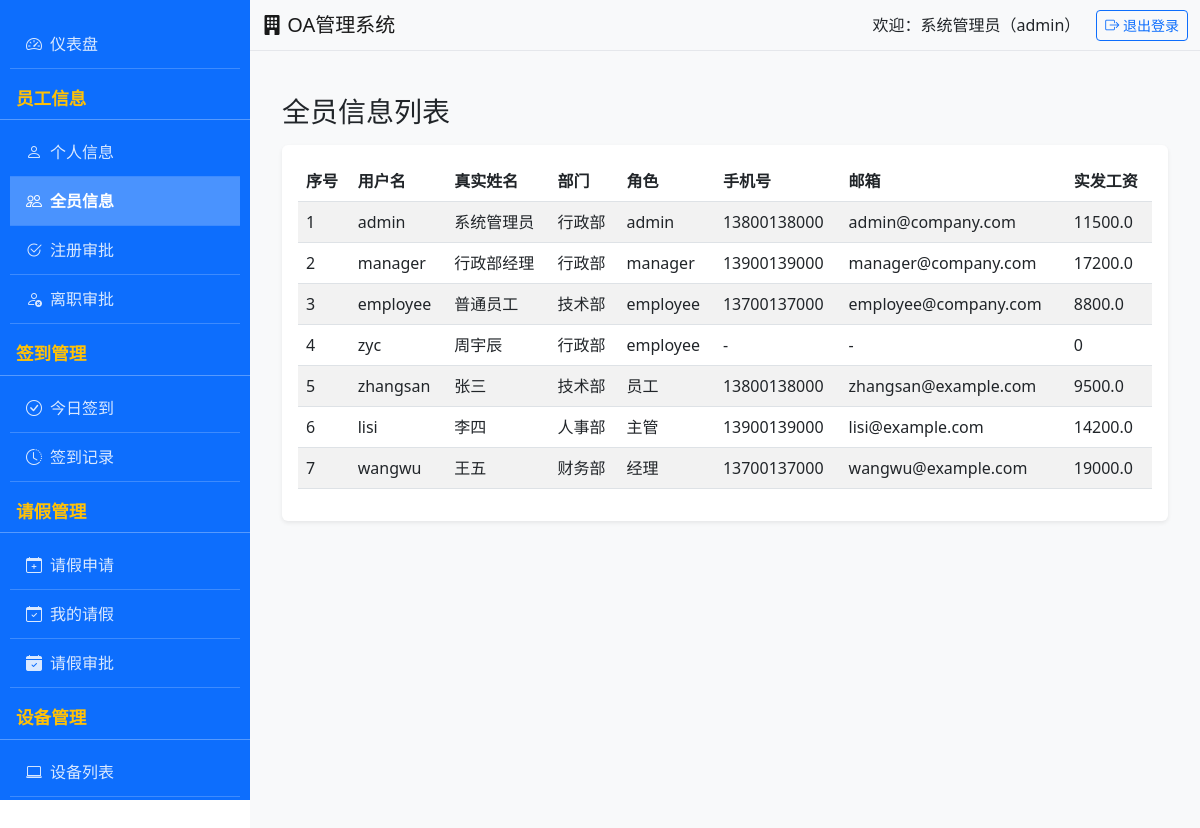
Screenshot of /employee/all (signed in) with the database file from the repository.
### app.py (models this page shows)
class User(db.Model):
    __tablename__ = 'user'
    id = db.Column(db.Integer, primary_key=True)
    username = db.Column(db.String(50), unique=True, nullable=False)
    password = db.Column(db.String(50), nullable=False)
    role = db.Column(db.String(20), nullable=False)  # admin/manager/employee
    department = db.Column(db.String(50), nullable=False)
    real_name = db.Column(db.String(50), nullable=False)
    status = db.Column(db.String(20), default='正在审批')
    resignation_reason = db.Column(db.String(200))  # 离职原因
    resignation_status = db.Column(db.String(20), default='未申请')  # 未申请/待审批/已批准/已拒绝
    expected_resign_date = db.Column(db.Date)  # 预计离职日期
    approval_comment = db.Column(db.String(500))  # 审批意见
    employee_info = db.relationship('EmployeeInfo', backref='user', uselist=False, cascade="all, delete-orphan")
    checkins = db.relationship('CheckIn', backref='user', lazy='dynamic', cascade="all, delete-orphan")
    leaves_as_applicant = db.relationship(
        'Leave',
        backref='applicant',
        lazy='dynamic',
        foreign_keys='Leave.user_id',
        cascade="all, delete-orphan"
    )
    leaves_as_approver = db.relationship(
        'Leave',
        backref='approver',
        lazy='dynamic',
        foreign_keys='Leave.approver_id'
    )
    equipments_borrowed = db.relationship('Equipment', backref='borrower', lazy='dynamic')
    meeting_applies_as_applicant = db.relationship(
        'MeetingApply',
        backref='meeting_applicant',
        lazy='dynamic',
        foreign_keys='MeetingApply.user_id',
        cascade="all, delete-orphan",
        overlaps="applicant,my_meeting_applies"  # 修正重叠参数
    )
    meeting_applies_as_approver = db.relationship(
        'MeetingApply',
        backref='meeting_approver',
        lazy='dynamic',
        foreign_keys='MeetingApply.approver_id',
        overlaps="approver,approved_meetings"  # 修正重叠参数
    )

class EmployeeInfo(db.Model):
    __tablename__ = 'employee_info'
    id = db.Column(db.Integer, primary_key=True)
    user_id = db.Column(db.Integer, db.ForeignKey('user.id', ondelete='CASCADE'), nullable=False, unique=True)
    age = db.Column(db.Integer)
    gender = db.Column(db.String(10))
    phone = db.Column(db.String(20))
    email = db.Column(db.String(50))
    address = db.Column(db.String(200))
    salary_base = db.Column(db.Float, default=0.0)
    salary_bonus = db.Column(db.Float, default=0.0)
    salary_deduction = db.Column(db.Float, default=0.0)
    salary_total = db.Column(db.Float, default=0.0)

### app.py (the view)
@app.route('/employee/all')
@manager_required
def all_employee_info():
    users = User.query.filter_by(status='在职').all()
    return render_template('employee/all_info.html', users=users)

### app.py (called while the page is built)
def login_required(f):
    @wraps(f)
    def decorated_function(*args, **kwargs):
        if 'user_id' not in session:
            flash('请先登录！', 'warning')
            return redirect(url_for('login'))
        return f(*args, **kwargs)
    return decorated_function

def manager_required(f):
    @wraps(f)
    @login_required
    def decorated_function(*args, **kwargs):
        if session.get('role') not in ['admin', 'manager']:
            flash('无审批权限！', 'danger')
            return redirect(url_for('dashboard'))
        return f(*args, **kwargs)
    return decorated_function

### templates/employee/all_info.html (shortened to what this page needs)
{% extends 'base.html' %}
{% block content %}
<div class="container mt-4">
    <h3>全员信息列表</h3>
    <div class="card mt-3">
        <div class="card-body">
            <div class="table-responsive">
                <table class="table table-striped table-hover">
                    <thead>
                        <tr>
                            <th>序号</th>
                            <th>用户名</th>
                            <th>真实姓名</th>
                            <th>部门</th>
                            <th>角色</th>
                            <th>手机号</th>
                            <th>邮箱</th>
                            <th>实发工资</th>
                        </tr>
                    </thead>
                    <tbody>
                        {% for user in users %}
                        <tr>
                            <td>{{ loop.index }}</td>
                            <td>{{ user.username }}</td>
                            <td>{{ user.real_name }}</td>
                            <td>{{ user.department }}</td>
                            <td>{{ user.role }}</td>
                            <td>{{ user.employee_info.phone or '-' }}</td>
                            <td>{{ user.employee_info.email or '-' }}</td>
                            <td>{{ user.employee_info.salary_total or 0 }}</td>
                        </tr>
                        {% else %}
                        <tr>
                            <td colspan="8" class="text-center text-muted">暂无员工信息</td>
                        </tr>
                        {% endfor %}
                    </tbody>
                </table>
            </div>
        </div>
    </div>
</div>
{% endblock %}

### templates/base.html (shortened to what this page needs)
<!DOCTYPE html>
<html lang="zh-CN">
<head>
    <link href="https://cdn.staticfile.org/twitter-bootstrap/5.2.3/css/bootstrap.min.css" rel="stylesheet">
    <link href="https://cdn.staticfile.org/bootstrap-icons/1.10.5/font/bootstrap-icons.css" rel="stylesheet">
</head>
<body>
    <nav class="navbar navbar-light bg-light navbar-top py-2">
        <div class="container-fluid">
            <span class="navbar-brand mb-0 h1">
                <i class="bi bi-building-fill"></i> OA管理系统
            </span>
            {% if session.user_id %}
            <div class="d-flex align-items-center">
                <span class="me-3">欢迎：{{ session.real_name }}（{{ session.role }}）</span>
                <a href="{{ url_for('logout') }}" class="btn btn-outline-primary btn-sm">
                    <i class="bi bi-box-arrow-right"></i> 退出登录
                </a>
            </div>
            {% endif %}
        </div>
    </nav>
    <div class="sidebar">
        <div class="sidebar-content">
            <ul class="nav flex-column">
                {% if session.user_id %}
                    <li class="nav-item">
                        <a class="nav-link {% if request.endpoint == 'dashboard' %}active{% endif %}"
                           href="{{ url_for('dashboard') }}">
                            <i class="bi bi-speedometer2 me-2"></i>仪表盘
                        </a>
                    </li>
                    <li class="nav-header">员工信息</li>
                    <li class="nav-item">
                        <a class="nav-link {% if request.endpoint == 'employee_info' %}active{% endif %}"
                           href="{{ url_for('employee_info') }}">
                            <i class="bi bi-person me-2"></i>个人信息
                        </a>
                    </li>
                    {% if session.role in ['admin', 'manager'] %}
                    <li class="nav-item">
                        <a class="nav-link {% if request.endpoint == 'all_employee_info' %}active{% endif %}"
                           href="{{ url_for('all_employee_info') }}">
                            <i class="bi bi-people me-2"></i>全员信息
                        </a>
                    </li>
                    {% endif %}
                    {% if session.role == 'admin' %}
                    <li class="nav-item">
                        <a class="nav-link {% if request.endpoint == 'employee_approve' %}active{% endif %}"
                           href="{{ url_for('employee_approve') }}">
                            <i class="bi bi-check2-circle me-2"></i>注册审批
                        </a>
                    </li>
                    {% endif %}
                    {% if session.role == 'admin' %}
                    <li class="nav-item">
                        <a class="nav-link {% if request.endpoint == 'resign_approve' %}active{% endif %}"
                            href="{{ url_for('resign_approve') }}">
                            <i class="bi bi-person-x me-2"></i>离职审批
                        </a>
                    </li>
                    {% endif %}
                    <li class="nav-header">签到管理</li>
                    <li class="nav-item">
                        <a class="nav-link {% if request.endpoint == 'checkin' %}active{% endif %}"
                           href="{{ url_for('checkin') }}">
                            <i class="bi bi-check-circle me-2"></i>今日签到
                        </a>
                    </li>
                    <li class="nav-item">
                        <a class="nav-link {% if request.endpoint == 'checkin_record' %}active{% endif %}"
                           href="{{ url_for('checkin_record') }}">
                            <i class="bi bi-clock-history me-2"></i>签到记录
                        </a>
                    </li>
                    <li class="nav-header">请假管理</li>
                    <li class="nav-item">
                        <a class="nav-link {% if request.endpoint == 'leave_apply' %}active{% endif %}"
                           href="{{ url_for('leave_apply') }}">
                            <i class="bi bi-calendar-plus me-2"></i>请假申请
                        </a>
                    </li>
                    <li class="nav-item">
                        <a class="nav-link {% if request.endpoint == 'my_leave' %}active{% endif %}"
                           href="{{ url_for('my_leave') }}">
                            <i class="bi bi-calendar-check me-2"></i>我的请假
                        </a>
                    </li>
                    {% if session.role in ['admin', 'manager'] %}
                    <li class="nav-item">
                        <a class="nav-link {% if request.endpoint == 'leave_approve' %}active{% endif %}"
                           href="{{ url_for('leave_approve') }}">
                            <i class="bi bi-calendar-check-fill me-2"></i>请假审批
                        </a>
                    </li>
                    {% endif %}
                    <li class="nav-header">设备管理</li>
                    <li class="nav-item">
                        <a class="nav-link {% if request.endpoint == 'equipment_list' %}active{% endif %}"
                           href="{{ url_for('equipment_list') }}">
                            <i class="bi bi-laptop me-2"></i>设备列表
                        </a>
                    </li>
                    <li class="nav-item">
                        <a class="nav-link {% if request.endpoint == 'equipment_borrow' %}active{% endif %}"
                           href="{{ url_for('equipment_borrow') }}">
                        </a>
                    </li>
                {% endif %}
            </ul>
        </div>
    </div>
    <div class="main-content">
        {% block content %}{% endblock %}
    </div>
</body>
</html>

### templates/base.html (style rules this page uses)
.sidebar { height: 100vh; background-color: #0d6efd; color: white; padding-top: 20px; position: fixed; top: 0; left: 0; width: 250px; overflow-y: auto; z-index: 100; }
.sidebar .nav-link { color: rgba(255, 255, 255, 0.85); padding: 0.75rem 1rem; border-radius: 0; transition: all 0.2s ease; }
.sidebar .nav-link:hover, .sidebar .nav-link.active { color: white; background-color: rgba(255, 255, 255, 0.25); font-weight: bold; }
.sidebar .nav-item { border-bottom: 1px solid rgba(255, 255, 255, 0.2); margin: 0 10px; }
.sidebar .nav-header { padding: 1rem; font-weight: bold; text-transform: uppercase; font-size: 1.1rem; color: #ffc107; margin-bottom: 0.5rem; border-bottom: 1px solid rgba(255, 255, 255, 0.3); padding-bottom: 0.5rem; }
.main-content { margin-left: 250px; padding: 20px; min-height: 100vh; background-color: #f8f9fa; }
.navbar-top { margin-left: 250px; border-bottom: 1px solid #e5e7eb; background-color: white; z-index: 99; }
.card { box-shadow: 0 0.125rem 0.25rem rgba(0, 0, 0, 0.075); border: none; margin-bottom: 20px; }

### rows the page displays
User: real_name "系统管理员", username "admin", department "行政部", role "admin", employee_info "13800138000", employee_info "admin@company.com", employee_info "11500.0"
User: username "manager", real_name "行政部经理", department "行政部", role "manager", employee_info "13900139000", employee_info "manager@company.com", employee_info "17200.0"
User: username "employee", real_name "普通员工", department "技术部", role "employee", employee_info "13700137000", employee_info "employee@company.com", employee_info "8800.0"
User: username "zyc", real_name "周宇辰", department "行政部", role "employee", employee_info "-", employee_info "0"
User: username "zhangsan", real_name "张三", department "技术部", role "员工", employee_info "13800138000", employee_info "zhangsan@example.com", employee_info "9500.0"
User: username "lisi", real_name "李四", department "人事部", role "主管", employee_info "13900139000", employee_info "lisi@example.com", employee_info "14200.0"
User: username "wangwu", real_name "王五", department "财务部", role "经理", employee_info "13700137000", employee_info "wangwu@example.com", employee_info "19000.0"

### other values shown
{{ session.role }} "admin"
